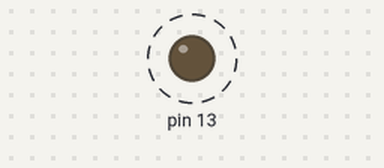
Simulated run of this sketch. Board: Arduino Uno, built with avr-gcc and run on an emulated ATmega328P. Shown: output pins drawn as LEDs (lit = HIGH). Dashed ring = blinking. What the sketch prints to the serial monitor is not drawn.

Above: at 0.5 s.
Timing chart, 0 to 4.6 s (numbered marks = the images above):
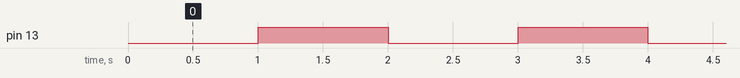

Measured:
- by itself, pin 13: alternates HIGH for 1.0 s and LOW for 1.0 s

The sketch:

Timer_One.ino
```cpp
#include "TimerOne.h"

void setup()
{
  // Initialize the digital pin as an output.
  // Pin 13 has an LED connected on most Arduino boards
    Serial.begin(9600);
    pinMode(13, OUTPUT);
    Timer1.initialize(1000000); // set a timer of length 100000 microseconds (or 0.1 sec - or 10Hz => the led will blink 5 times, 5 cycles of on-and-off, per second)
    Timer1.attachInterrupt( timerIsr ); // attach the service routine here
    Serial.print("start ");
}

void loop()
{
  // Main code loop
  // TODO: Put your regular (non-ISR) logic here
}

/// --------------------------
/// Custom ISR Timer Routine
/// --------------------------
void timerIsr()
{
    // Toggle LED
    digitalWrite( 13, digitalRead( 13 ) ^ 1 );
    Serial.println("flash : ");
}
```
